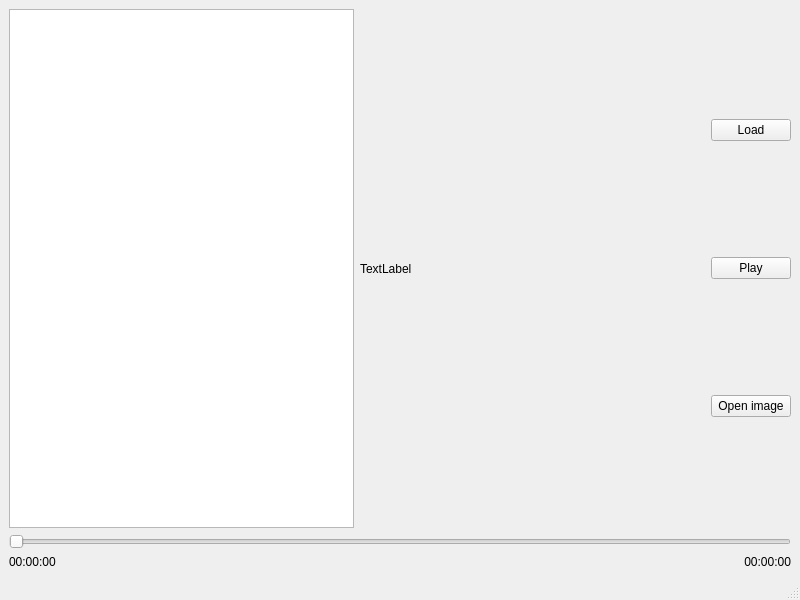
<?xml version="1.0" encoding="UTF-8"?>
<ui version="4.0">
 <class>MainWindow</class>
 <widget class="QMainWindow" name="MainWindow">
  <property name="geometry">
   <rect>
    <x>0</x>
    <y>0</y>
    <width>800</width>
    <height>600</height>
   </rect>
  </property>
  <property name="windowTitle">
   <string>MainWindow</string>
  </property>
  <widget class="QWidget" name="centralwidget">
   <layout class="QGridLayout" name="gridLayout">
    <item row="0" column="0">
     <layout class="QVBoxLayout" name="verticalLayout_3">
      <item>
       <layout class="QHBoxLayout" name="horizontalLayout" stretch="5,5,1">
        <item>
         <widget class="QGraphicsView" name="graphicsView"/>
        </item>
        <item>
         <widget class="QLabel" name="label">
          <property name="text">
           <string>TextLabel</string>
          </property>
         </widget>
        </item>
        <item>
         <layout class="QVBoxLayout" name="verticalLayout">
          <item>
           <widget class="QPushButton" name="pushButtonLoad">
            <property name="text">
             <string>Load</string>
            </property>
           </widget>
          </item>
          <item>
           <widget class="QPushButton" name="pushButtonPlay">
            <property name="text">
             <string>Play</string>
            </property>
           </widget>
          </item>
          <item>
           <widget class="QPushButton" name="pushButton">
            <property name="text">
             <string>Open image</string>
            </property>
           </widget>
          </item>
         </layout>
        </item>
       </layout>
      </item>
      <item>
       <layout class="QVBoxLayout" name="verticalLayout_2">
        <item>
         <widget class="QSlider" name="horizontalSlider">
          <property name="orientation">
           <enum>Qt::Horizontal</enum>
          </property>
         </widget>
        </item>
        <item>
         <layout class="QHBoxLayout" name="horizontalLayout_2">
          <item>
           <widget class="QLabel" name="label_2">
            <property name="text">
             <string>00:00:00</string>
            </property>
           </widget>
          </item>
          <item>
           <widget class="QLabel" name="label_3">
            <property name="text">
             <string>00:00:00</string>
            </property>
            <property name="alignment">
             <set>Qt::AlignRight|Qt::AlignTrailing|Qt::AlignVCenter</set>
            </property>
           </widget>
          </item>
         </layout>
        </item>
       </layout>
      </item>
     </layout>
    </item>
   </layout>
  </widget>
  <widget class="QMenuBar" name="menubar">
   <property name="geometry">
    <rect>
     <x>0</x>
     <y>0</y>
     <width>800</width>
     <height>22</height>
    </rect>
   </property>
  </widget>
  <widget class="QStatusBar" name="statusbar"/>
 </widget>
 <resources/>
 <connections/>
</ui>
